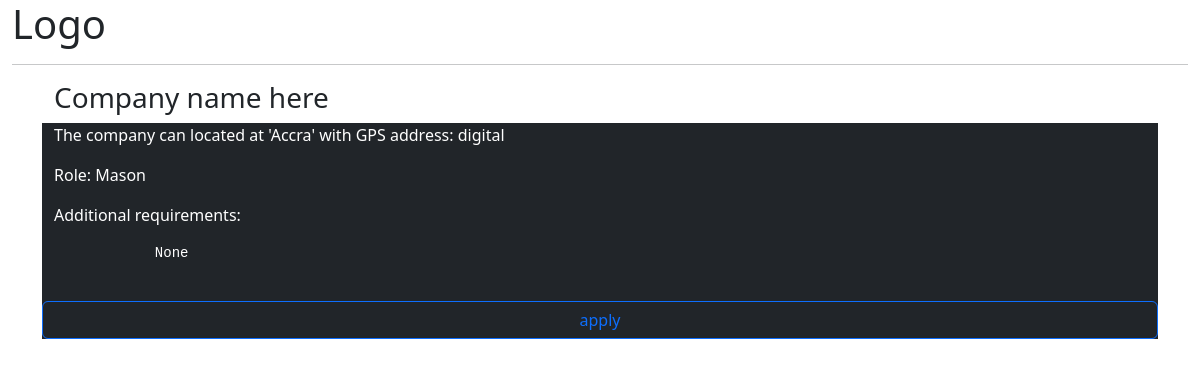
The page /interns/1/ on the database its author committed.
### internship/models.py (models this page shows, shortened)
class Location(models.Model):
    company = models.ForeignKey(Company, on_delete=models.CASCADE)
    name = models.CharField(max_length=200)
    digi_address = models.CharField(max_length=200)

class CompanyRole(models.Model):
    company = models.ForeignKey(Company, on_delete=models.CASCADE)
    name = models.CharField(max_length=300)
    addi_info = models.CharField(max_length=400, null=True)

### internship/views.py (the view)
# urls.py: path('interns/<int:id>/', views.processApplication, name='processApplication'),
def processApplication(request, id):
    comp = Company.objects.get(id=id)
    ls = comp.location_set.all()
    rs = comp.companyrole_set.all()
    context = {'location_set': ls, 'role_set': rs}
    return render(request, 'internship/interns.html', context)

### internship/templates/internship/interns.html (shortened to what this page needs)
{% extends 'internship/base.html' %}
{% block content %}
   <div class="container">
      {% for c in location_set %}
         <h3>Company name here</h3>
         <div class="row text-white bg-dark">
            <p>The company can located at '{{c.name}}' with GPS address: {{c.digi_address}}</p>
         </div>
      {% endfor %}
   {% for c in role_set %}
      <div class="row text-bg-dark">
         <p>Role: {{c.name}}</p>
         <p>Additional requirements:</p>
         <pre>
            {{c.addi_info}}
         </pre>
         <a href="" role="button" class="btn btn-outline-primary">apply</a>
      </div>
   {% endfor %}
   </div>
{% endblock %}

### rows shown on the page
Location: name "Accra", digi_address "digital"
CompanyRole: name "Mason", addi_info "None"
